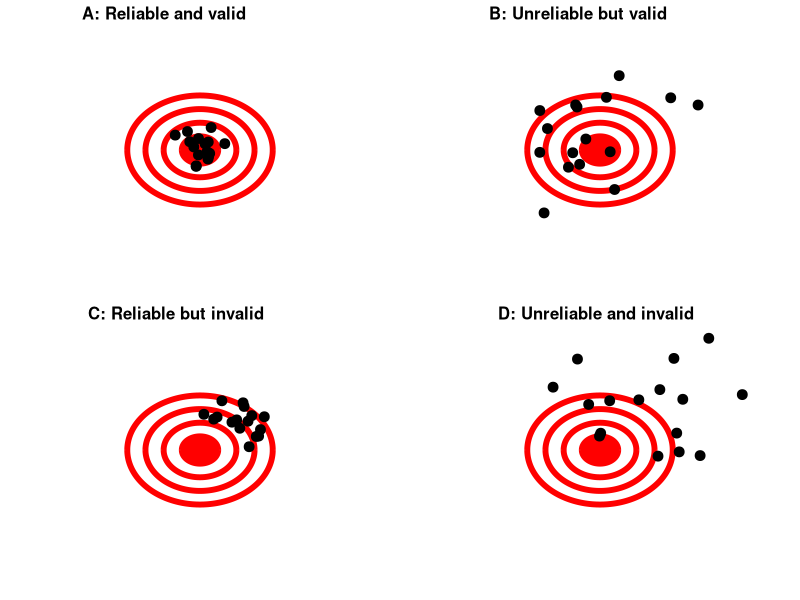

Write the R code that produced this figure.
## ---- chunk 1
library(tidyverse)
library(cowplot)
## ---- chunk 2
# create table showing frequency of responses to question about why students
# are taking statistics class

classData=data.frame(why=c("It fulfills a degree plan requirement",
                           "It fulfills a General Education Breadth Requirement",
                           "It is not required but I am interested in the topic",
                           "Other"),
                     nResponses=c(105,32,11,4))

knitr::kable(
  classData, booktabs = TRUE,
  caption = 'Counts of the prevalence of different responses to the question "Why are you taking this class?"',
  col.names=c('Why are you taking this class?',"Number of students")
)
## ---- chunk 3
# Figure inspired by https://commons.wikimedia.org/wiki/File:Reliability_and_validity.svg

# from https://stackoverflow.com/questions/6862742/draw-a-circle-with-ggplot2

set.seed(12345)
gg_circle <- function(r, xc, yc, color="black", fill=NA, ...) {
    x <- xc + r*cos(seq(0, pi, length.out=100))
    ymax <- yc + r*sin(seq(0, pi, length.out=100))
    ymin <- yc + r*sin(seq(0, -pi, length.out=100))
    annotate("ribbon", x=x, ymin=ymin, ymax=ymax, color=color, fill=fill, ...)
}


npoints <- 16
rel_mult <- 0.75
unrel_mult <- 2.5

plotDf <- tibble(
  X_RelVal = rnorm(npoints)*rel_mult,
  Y_RelVal = rnorm(npoints)*rel_mult,
  X_RelInval = rnorm(npoints)*rel_mult+2,
  Y_RelInval = rnorm(npoints)*rel_mult+2,
  X_UnrelInval = rnorm(npoints)*unrel_mult+2,
  Y_UnrelInval = rnorm(npoints)*unrel_mult+2,
  X_UnrelVal = rnorm(npoints)*unrel_mult,
  Y_UnrelVal = rnorm(npoints)*unrel_mult
)

pointsize <- 3
linesize=2
p1=ggplot(plotDf,aes(X_RelVal,Y_RelVal)) +
  gg_circle(r=4, xc=0.0, yc=0.0,size=linesize,color='red') + 
  gg_circle(r=3, xc=0.0, yc=0.0,size=linesize,color='red') + 
  gg_circle(r=2, xc=0.0, yc=0.0,size=linesize,color='red') + 
  gg_circle(r=1, xc=0.0, yc=0.0,size=linesize,color='red',fill='red') + 
  geom_point(size=pointsize) + 
  xlim(-10,10) + ylim(-10,10) + 
  theme_void()

p2=ggplot(plotDf,aes(X_UnrelVal,Y_UnrelVal)) +
  gg_circle(r=4, xc=0.0, yc=0.0,size=linesize,color='red') + 
  gg_circle(r=3, xc=0.0, yc=0.0,size=linesize,color='red') + 
  gg_circle(r=2, xc=0.0, yc=0.0,size=linesize,color='red') + 
  gg_circle(r=1, xc=0.0, yc=0.0,size=linesize,color='red',fill='red') +
  geom_point(size=pointsize) + 
  xlim(-10,10) + ylim(-10,10) + 
  theme_void() 

p3=ggplot(plotDf,aes(X_RelInval,Y_RelInval)) +
  gg_circle(r=4, xc=0.0, yc=0.0,size=linesize,color='red') + 
  gg_circle(r=3, xc=0.0, yc=0.0,size=linesize,color='red') + 
  gg_circle(r=2, xc=0.0, yc=0.0,size=linesize,color='red') + 
  gg_circle(r=1, xc=0.0, yc=0.0,size=linesize,color='red',fill='red') + 
  geom_point(size=pointsize) + 
  xlim(-10,10) + ylim(-10,10) + 
  theme_void() 

p4=ggplot(plotDf,aes(X_UnrelInval,Y_UnrelInval)) +
  gg_circle(r=4, xc=0.0, yc=0.0,size=linesize,color='red') + 
  gg_circle(r=3, xc=0.0, yc=0.0,size=linesize,color='red') + 
  gg_circle(r=2, xc=0.0, yc=0.0,size=linesize,color='red') + 
  gg_circle(r=1, xc=0.0, yc=0.0,size=linesize,color='red',fill='red') + 
  geom_point(size=pointsize) + 
  xlim(-10,10) + ylim(-10,10) + 
  theme_void() 

plot_grid(p1,p2,p3,p4,ncol=2,label_size=12,
          labels=c('A: Reliable and valid',
                   'B: Unreliable but valid',
                   'C: Reliable but invalid',
                   'D: Unreliable and invalid'))


## ---- chunk 4

measTypes=data.frame(equal=c('OK','OK','OK','OK'),
                     gtlt=c('','OK','OK','OK'),
                     addsub=c('','','OK','OK'),
                     multdiv=c('','','','OK'),
                     row.names=c('Nominal','Ordinal','Interval','Ratio'))
knitr::kable(
  measTypes, booktabs = TRUE,
  caption = 'Different scales of measurement admit different types of numeric operations',
  col.names=c("Equal/not equal",">/<", "+/-", "Multiply/divide")
)


